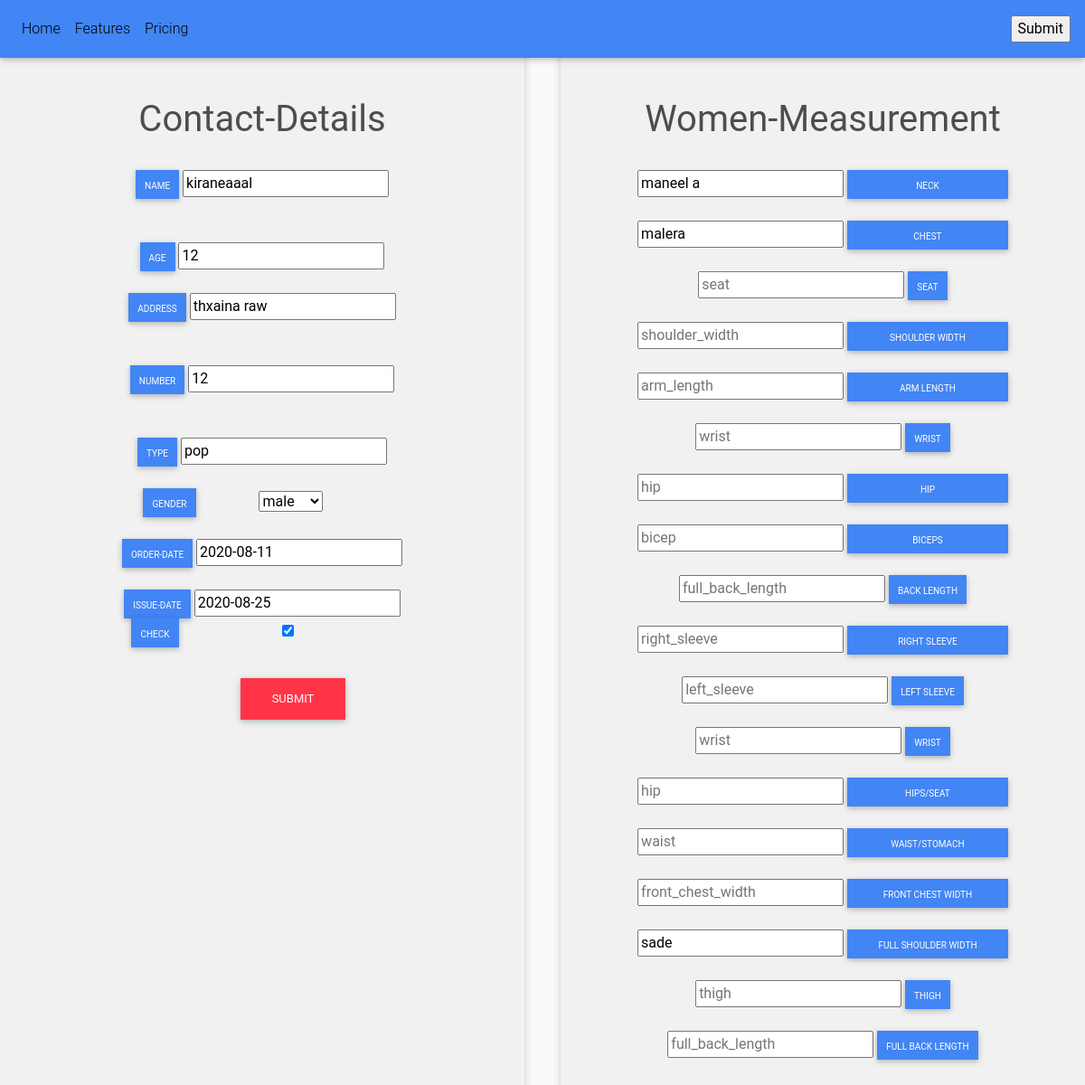
The page /contact-male/6/ on the database its author committed.
### tailor/models.py (models this page shows, shortened)
class Contact(models.Model):
    name = models.CharField(max_length=30, null=True,blank=True)
    address = models.CharField(max_length=50, null=True,blank=True)
    age = models.IntegerField( null=True,blank=True)
    number = models.IntegerField( null=True,blank=True)
    type = models.CharField(max_length=50, null=True,blank=True)
    checkbox = models.BooleanField(null=True,default=False)
    order_date = models.DateField(blank=True,null=True)
    issue_date = models.DateField(blank=True,null=True)
    gender = models.CharField(choices = GENDER_CHOICES , max_length= 15)

class Male(models.Model):
    contact1 = models.OneToOneField(Contact,  on_delete=models.CASCADE,null=True)
    chest = models.CharField(max_length=30 , blank=True)
    neck = models.CharField(max_length=30 , blank=True)
    full_shoulder_width = models.CharField(max_length=30 , blank=True)
    right_sleeve = models.CharField(max_length=30 , blank=True)
    left_sleeve = models.CharField(max_length=30 , blank=True)
    bicep = models.CharField(max_length=30 , blank=True)
    shoulder_width = models.CharField(max_length=30 , blank=True)
    seat = models.CharField(max_length=30 , blank=True)
    arm_length = models.CharField(max_length=30 , blank=True)
    thigh = models.CharField(max_length=30 , blank=True)
    waist = models.CharField(max_length=30 , blank=True)
    wrist = models.CharField(max_length=30 , blank=True)
    hip = models.CharField(max_length=30 , blank=True)
    full_back_length = models.CharField(max_length=30 , blank=True)
    front_chest_width = models.CharField(max_length=30 , blank=True)

### tailor/views.py (the view, shortened to what this page needs)
# urls.py: path('contact-male/<str:pk>/', views.contactUpdate1, name='contact-male'),
def contactUpdate1(request,pk):
    template_name = 'male-update.html'
    contact = Contact.objects.get(pk=pk)
    male = Male.objects.all()
    c_form = commentForm(instance=contact)
    m_form = maleForm(instance=contact.male)
    context = {
        'c_form' : c_form,
        'm_form' : m_form,
        'contact' : contact,
    }
    return render(request , template_name , context)

### tailor/forms.py
class commentForm(forms.ModelForm):
    gender = forms.ChoiceField(choices = GENDER_CHOICES, label="", initial='', widget=forms.Select(), required=True)
    checkbox = forms.BooleanField(
         required=False
        )
    class Meta:
        model = Contact
        fields = '__all__'
        widgets = {
                'name' : forms.TextInput(attrs={'placeholder' : 'name','required': 'true'}),
                'age' : forms.TextInput(attrs={'placeholder' : 'age','required': 'true'}),
                'address' : forms.TextInput(attrs={'placeholder' : 'address','required': 'true'}),
                'gender' : forms.TextInput( attrs={'placeholder' : 'gender','required': 'true'}),
                'number' : forms.TextInput(attrs={'placeholder' : 'number','required': 'true'}),
                'type' : forms.TextInput(attrs={'placeholder' : 'type','required': 'true'}),
                'fchest' : forms.TextInput(attrs={'placeholder' : 'chest','required': 'true'}),
                'order_date' : forms.TextInput(attrs={'placeholder' : 'order_date','required': 'true'}),
                'issue_date' : forms.TextInput(attrs={'placeholder' : 'issue_date','required': 'true'}),
        }

### tailor/templates/male-update.html (shortened to what this page needs)
{% extends "nav-base.html" %}
{% load static %}
{% block content %}
        <br><br>
        <link rel="stylesheet" href="{% static 'css/function.css' %}">
       <form  method="post" >
        <div class="conatiner">
        <div class="card-deck">
                 <div class="card">
 <div class="card-body"><br>
                <div >
                    <h1>Contact-Details</h1>
                </div><br>
                <div id="contact">
              <h1   class="btn btn-primary" style="width: fit-content;" data-toggle="h1" aria-pressed="false">Name</h1>
              {{c_form.name}}
               </div>
               <div id="contact">
              <h1  class="btn btn-primary" style="width: fit-content;" data-toggle="h1" aria-pressed="false">Age</h1>
               {{c_form.age}}
               <div id="contact">
              <h1    class="btn btn-primary" style="width: fit-content;" data-toggle="h1" aria-pressed="false">Address</h1>
              {{c_form.address}}
               </div>
             <div id="contact">
            <h1    class="btn btn-primary" style="width: fit-content;" data-toggle="h1" aria-pressed="false">Number</h1>
             {{c_form.number}}
             </div>
            <div id="contact">
            <h1    class="btn btn-primary" style="width: fit-content;" data-toggle="h1" aria-pressed="false">Type</h1>
             {{c_form.type}}
            </div><br>
            <div id="contact">
            <h1    class="btn btn-primary"  style="width: fit-content; position: relative; right: 65px;"  data-toggle="h1" aria-pressed="false">Gender</h1>
             {{c_form.gender  }}
            </div>  <br>
            <div id="contact">
            <h1    class="btn btn-primary" style="width: fit-content;" data-toggle="h1" aria-pressed="false">Order-Date</h1>
            {{c_form.order_date}}
            </div><br>
            <div id="contact">
            <h1    class="btn btn-primary" style="width: fit-content;" data-toggle="h1" aria-pressed="false">Issue-Date</h1>
            {{c_form.issue_date}}
            </div>
     <div id="contact">
            <h1    class="btn btn-primary" style="width: fit-content; position: relative; right: 110px;"  data-toggle="h1" aria-pressed="false">Check</h1>
            {{c_form.checkbox}}
            </div>
          <br>
                    </div>
                  </div>
        </div>
            <div class="card">
              <div class="card-body">
                <br>
                <div>
                    <h1 >Women-Measurement</h1>
                </div><br>
                        <div id="women">
                {{m_form.neck}}
                <h1  disabled  class="btn btn-primary" data-toggle="h1" aria-pressed="false">Neck</h1>
                  </br></br>  {{m_form.chest}}
                  <h1   class="btn btn-primary" data-toggle="h1" aria-pressed="false">Chest</h1>
                 </br></br> {{m_form.seat}}
                 <h1  class="btn btn-primary" style="width: fit-content;" data-toggle="h1" aria-pressed="false">Seat</h1>
                </br></br>  {{m_form.shoulder_width}}
                <h1   class="btn btn-primary" data-toggle="h1" aria-pressed="false">Shoulder width</h1>
                </br></br> {{m_form.arm_length}}
                <h1  class="btn btn-primary" data-toggle="h1" aria-pressed="false">Arm length</h1>
               </br></br>{{m_form.wrist}}
               <h1  class="btn btn-primary" style="width: fit-content;" data-toggle="h1" aria-pressed="false">Wrist</h1>
                </br></br> {{m_form.hip}}
                <h1   class="btn btn-primary" data-toggle="h1" aria-pressed="false">Hip   </h1>
                </br></br>  {{m_form.bicep}}
                <h1   class="btn btn-primary" data-toggle="h1" aria-pressed="false">Biceps</h1>
                </br></br> {{m_form.full_back_length}}
                <h1  class="btn btn-primary" style="width: fit-content;" data-toggle="h1" aria-pressed="false"> Back Length</h1>
                   </br></br>  {{m_form.right_sleeve}}
                <h1   class="btn btn-primary" data-toggle="h1" aria-pressed="false">Right Sleeve</h1>
                </br></br> {{m_form.left_sleeve}}
                <h1  class="btn btn-primary" style="width: fit-content;" data-toggle="h1" aria-pressed="false"> Left Sleeve</h1>
            </br></br>{{m_form.wrist}}
              <h1  class="btn btn-primary" style="width: fit-content;" data-toggle="h1" aria-pressed="false">Wrist</h1>
               </br></br> {{m_form.hip}}
               <h1   class="btn btn-primary" data-toggle="h1" aria-pressed="false"> Hips/Seat </h1>
               </br></br> {{m_form.waist}}
               <h1  class="btn btn-primary" data-toggle="h1" aria-pressed="false">Waist/Stomach </h1>
               </br></br>  {{m_form.front_chest_width}}
               <h1   class="btn btn-primary" data-toggle="h1" aria-pressed="false">Front Chest Width</h1>
               </br></br>  {{m_form.full_shoulder_width}}
               <h1   class="btn btn-primary" data-toggle="h1" aria-pressed="false">Full Shoulder Width</h1>
               </br></br>{{m_form.thigh}}
               <h1  class="btn btn-primary" style="width: fit-content;" data-toggle="h1" aria-pressed="false">Thigh</h1>
             </br></br>{{m_form.full_back_length}}
             <h1  class="btn btn-primary" style="width: fit-content;" data-toggle="h1" aria-pressed="false"> Full back length</h1>
            <button type="h1"  style="width: 20%; font-size: small;  position: absolute; right:140%; top:60%;" class="btn btn-danger"  aria-pressed="false">Submit</button>
            </div>
</div>
</form>
{% endblock %}

### tailor/static/css/main.css (style rules this page uses)
body { background-color: hsl(0, 0%, 98%); }
h1,h2,h3,h4,h5,h6 { color:hsl(0, 0%, 30%); }
.btn { border-radius: 0; }

### tailor/static/css/function.css (style rules this page uses)
.card-deck { grid-column-gap: 10px; }
.card-deck { left-margin: 10px; }
.card { box-shadow: 0 4px 8px 0 rgba(0, 0, 0, 0.2); padding: 16px; text-align: center; background-color: #f1f1f1; }
#contact h1 { width: 25%; height: 32px; text-align: center; margin: auto; padding: 10px; font-size: x-small; }
#women h1 { width: 35%; height: 32px; text-align: center; margin: auto; padding: 10px; font-size: x-small; }

### rows shown on the page
Contact: name "kiraneaaal", age "12", address "thxaina raw", number "12", type "pop", gender "male", order_date "2020-08-11", issue_date "2020-08-25", checkbox "☑"
Male: neck "maneel a", chest "malera", full_shoulder_width "sade"
